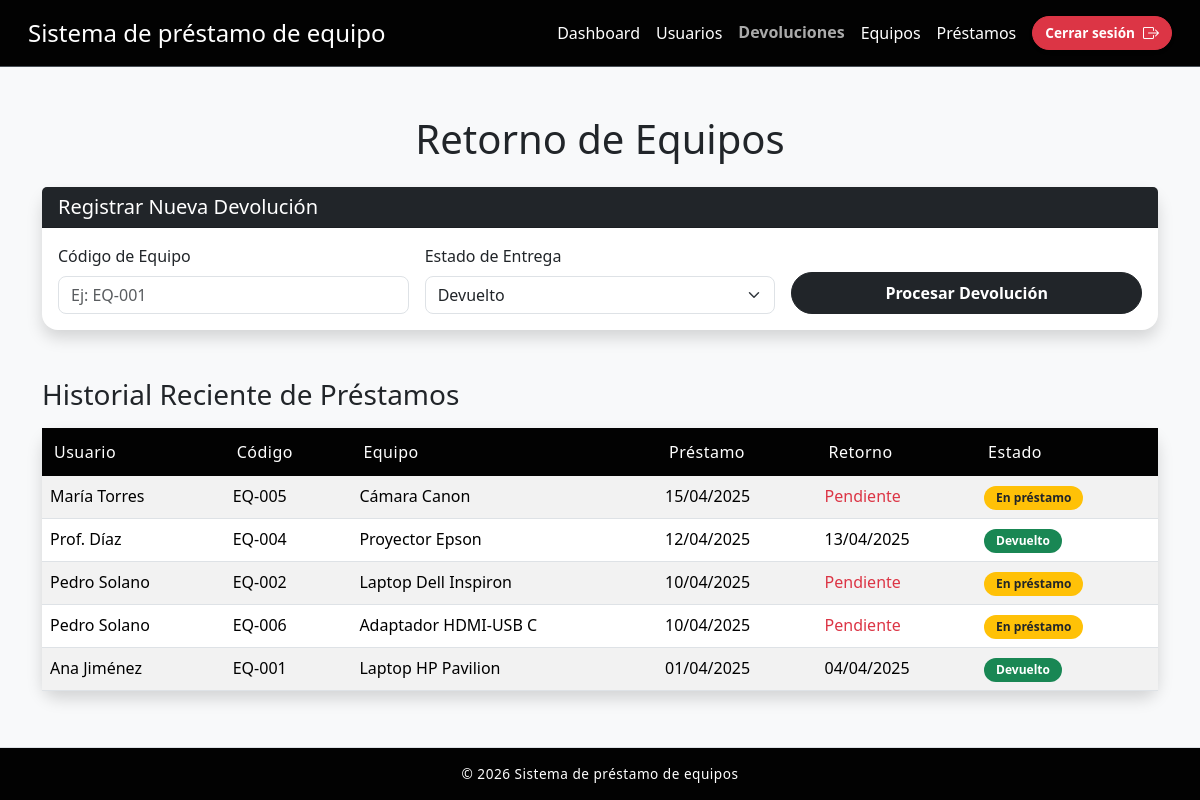
The app's page /index.php?action=devoluciones (signed in), older data.
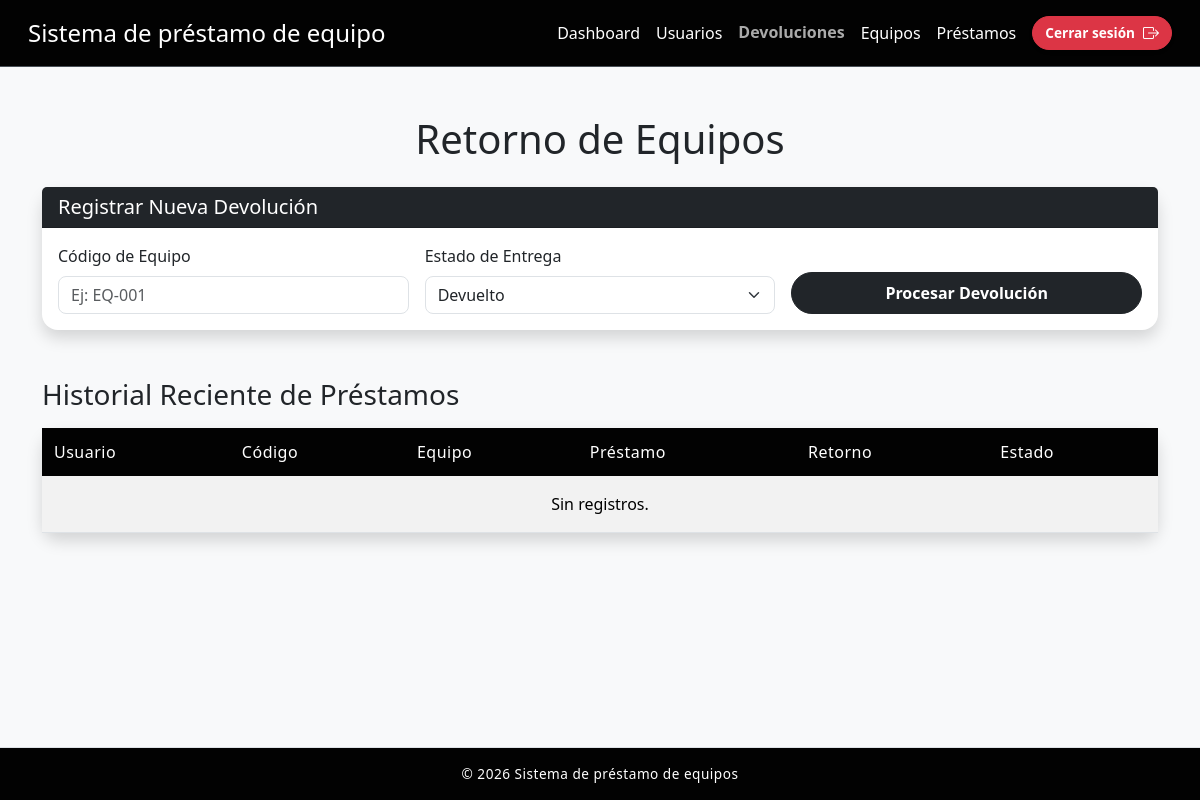
The same page, newer data.
### tables this page shows
CREATE TABLE Prestamos (
    id_prestamo     INT          NOT NULL AUTO_INCREMENT,
    id_usuario      INT          NOT NULL,
    fecha_prestamo  DATE         NOT NULL,
    fecha_devo_esti DATE         NOT NULL,
    fecha_devo_real DATE,
    estado          VARCHAR(50)  NOT NULL DEFAULT 'activo',  
    PRIMARY KEY (id_prestamo),
    CONSTRAINT fk_prestamo_usuario FOREIGN KEY (id_usuario) 
        REFERENCES Usuarios (id_usuarios)
);

CREATE TABLE Usuarios (
    id_usuarios  INT          NOT NULL AUTO_INCREMENT,
    nombre       VARCHAR(50)  NOT NULL,
    cedula       VARCHAR(20)  NOT NULL UNIQUE,
    email        VARCHAR(50)  NOT NULL UNIQUE,
    telefono     VARCHAR(50),
    tipo_usuario VARCHAR(20)  NOT NULL,  
    estado       VARCHAR(50)  NOT NULL DEFAULT 'activo',
    PRIMARY KEY (id_usuarios)
);

CREATE TABLE Equipos_Inventario (
    id_equipo         INT          NOT NULL AUTO_INCREMENT,
    codigo_inventario VARCHAR(50)  NOT NULL UNIQUE,
    nombre            VARCHAR(50)  NOT NULL,
    marca             VARCHAR(50),
    marcamodelo       VARCHAR(50),
    numero_serie      VARCHAR(50),
    id_categoria      INT          NOT NULL,
    estado            VARCHAR(50)  NOT NULL DEFAULT 'disponible',
    PRIMARY KEY (id_equipo),
    CONSTRAINT fk_equipo_categoria FOREIGN KEY (id_categoria) 
        REFERENCES Categoria (id_categoria)
);

### controllers/DevolucionController.php (called while the page is built, shortened)
<?php
require_once __DIR__ . '/../models/Equipo.php';
class DevolucionController {
    private $equipoModel;
    public function __construct() {
        $this->equipoModel = new Equipo();
    }
    public function index() {
        $historial = $this->equipoModel->obtenerHistorialReciente();
        require_once __DIR__ . '/../views/devoluciones.php';
    }
}

### config/database.php (called while the page is built, shortened)
<?php
class Database {
    private $host = "db";
    private $db   = "prestamos_db";
    private $user = "appuser";
    private $pass = "apppass";
    public function connect() {
        $conn = new mysqli($this->host, $this->user, $this->pass, $this->db);
        return $conn;
    }
}

### models/Equipo.php (called while the page is built, shortened)
<?php
require_once __DIR__ . '/../config/database.php';
class Equipo {
    private $db;
    public function __construct() {
        $database = new Database();
        $this->db = $database->connect();
    }
    public function obtenerHistorialReciente() {
        $query = "SELECT u.nombre as usuario, e.codigo_inventario, e.nombre as equipo,
                         p.fecha_prestamo, p.fecha_devo_real, p.estado
                  FROM Prestamos p
                  JOIN Usuarios u ON p.id_usuario = u.id_usuarios
                  JOIN Detalle_Prestamo dp ON p.id_prestamo = dp.id_prestamo
                  JOIN Equipos_Inventario e ON dp.id_equipo = e.id_equipo
                  ORDER BY p.id_prestamo DESC LIMIT 10";
        $resultado = $this->db->query($query);
        return $resultado->fetch_all(MYSQLI_ASSOC);
    }
}

### views/devoluciones.php (the view, shortened to what this page needs)
<!DOCTYPE html>
<html lang="es">
<head>
    <link href="https://cdn.jsdelivr.net/npm/bootstrap@5.3.2/dist/css/bootstrap.min.css" rel="stylesheet">
    <link href="https://cdn.jsdelivr.net/npm/bootstrap-icons@1.11.3/font/bootstrap-icons.css" rel="stylesheet">
    <link href="public/css/styles.css" rel="stylesheet">
</head>
<body>
<header>
    <nav class="navbar bg-dark border-bottom border-body p-3" data-bs-theme="dark">
        <div class="container-fluid d-flex justify-content-between align-items-center">
            <h1 class="h4 text-white m-0">Sistema de préstamo de equipo</h1>
            <ul class="d-flex align-items-center list-unstyled m-0 gap-3">
                <li>
                    <a href="index.php?action=dashboard" class="nav-link text-white <?php echo ($_GET['action'] == 'dashboard') ? 'active fw-bold' : ''; ?>">
                        Dashboard
                    </a>
                </li>
                <li>
                    <a href="index.php?action=usuarios" class="nav-link text-white <?php echo ($_GET['action'] == 'usuarios') ? 'active fw-bold' : ''; ?>">
                        Usuarios
                    </a>
                </li>
                <li>
                    <a href="index.php?action=devoluciones" class="nav-link text-white <?php echo ($_GET['action'] == 'devoluciones') ? 'active fw-bold' : ''; ?>">
                        Devoluciones
                    </a>
                </li>
                <li>
                    <a href="index.php?action=equipos" class="nav-link text-white <?php echo ($_GET['action'] == 'equipos') ? 'active fw-bold' : ''; ?>">
                        Equipos
                    </a>
                </li>
                <li>
                    <a href="index.php?action=prestamos" class="nav-link text-white <?php echo ($_GET['action'] == 'prestamos') ? 'active fw-bold' : ''; ?>">
                        Préstamos
                    </a>
                </li>
                <li>
                    <a href="index.php?action=logout" class="btn btn-danger btn-sm py-1 d-flex align-items-center gap-2 shadow-sm">
                        <span>Cerrar sesión</span>
                        <i class="bi bi-box-arrow-right" style="font-size: 1rem;"></i>
                    </a>
                </li>
            </ul>
        </div>
    </nav>
</header>
    <main class="container mt-5">
        <h1 class="text-center mb-4">Retorno de Equipos</h1>
        <div class="row mb-5">
            <div class="col-md-12">
                <div class="card shadow">
                    <div class="card-header bg-dark text-white"><h5 class="mb-0">Registrar Nueva Devolución</h5></div>
                    <div class="card-body">
                        <form id="formDevolucion" action="index.php?action=procesar_devolucion" method="POST" class="row g-3">
                            <div class="col-md-4"><label class="form-label">Código de Equipo</label><input type="text" name="codigo_equipo" class="form-control" placeholder="Ej: EQ-001" required></div>
                            <div class="col-md-4">
                                <label class="form-label">Estado de Entrega</label>
                                <select name="estado_entrega" class="form-select">
                                    <option value="devuelto">Devuelto</option>
                                </select>
                            </div>
                            <div class="col-md-4 d-flex align-items-end"><button type="submit" class="btn btn-dark w-100">Procesar Devolución</button></div>
                        </form>
                    </div>
                </div>
            </div>
        </div>
        <section>
            <h3 class="mb-3">Historial Reciente de Préstamos</h3>
            <div class="card shadow">
                <div class="card-body p-0">
                    <div class="table-responsive">
                        <table class="table table-striped table-hover mb-0">
                            <thead class="table-dark">
                                <tr>
                                    <th>Usuario</th>
                                    <th>Código</th>
                                    <th>Equipo</th>
                                    <th>Préstamo</th>
                                    <th>Retorno</th>
                                    <th>Estado</th>
                                </tr>
                            </thead>
                            <tbody>
                                <?php if (!empty($historial)): foreach ($historial as $h): ?>
                                <tr>
                                    <td><?= htmlspecialchars($h['usuario']) ?></td>
                                    <td><?= htmlspecialchars($h['codigo_inventario']) ?></td>
                                    <td><?= htmlspecialchars($h['equipo']) ?></td>
                                    <td><?= date('d/m/Y', strtotime($h['fecha_prestamo'])) ?></td>
                                    <td><?= $h['fecha_devo_real'] ? date('d/m/Y', strtotime($h['fecha_devo_real'])) : '<span class="text-danger">Pendiente</span>' ?></td>
                                    <td>
                                        <?php
                                            $class = 'bg-warning text-dark'; $txt = 'En préstamo';
                                            if($h['estado'] == 'devuelto'){ $class = 'bg-success'; $txt = 'Devuelto'; }
                                            elseif($h['estado'] == 'con_danos'){ $class = 'bg-danger'; $txt = 'Con daños'; }
                                        ?>
                                        <span class="badge <?= $class ?>"><?= $txt ?></span>
                                    </td>
                                </tr>
                                <?php endforeach; else: ?>
                                <tr><td colspan="6" class="text-center py-3">Sin registros.</td></tr>
                                <?php endif; ?>
                            </tbody>
                        </table>
                    </div>
                </div>
            </div>
        </section>
    </main>
    <footer class="mt-5 p-3 text-center border-top"><p>&copy; 2026 Sistema de préstamo de equipos</p></footer>
</body>
</html>

### index.php (shortened to what this page needs)
<?php
require_once __DIR__ . '/controllers/DevolucionController.php';
$devController      = new DevolucionController();
$action = $_GET['action'] ?? 'login';
switch ($action) {
    case 'devoluciones':
        $devController->index();
        break;
}

### public/css/styles.css (style rules this page uses)
html, body { height: 100%; }
body { min-height: 100vh; display: flex; flex-direction: column; margin: 0; font-family: 'Segoe UI', Arial, sans-serif; background-color: #f8f9fa; }
main { flex: 1; }
nav.navbar.bg-dark { background-color: #020202 !important; padding: 1rem; }
.navbar-brand, .nav-link { color: white !important; transition: all 0.3s ease; }
.nav-link:hover, .nav-link.active { color: #aaaaaa !important; transform: translateY(-1px); }
.navbar .btn-sm { padding: 4px 12px !important; font-size: 0.85rem !important; display: inline-flex; align-items: center; gap: 8px; }
.card { border: none; border-radius: 16px; box-shadow: 0 4px 20px rgba(0, 0, 0, 0.1); transition: transform 0.2s ease; }
.form-control, .form-select { border-radius: 8px; transition: all 0.3s ease; }
.btn-primary, .btn-secondary, .btn-success, .btn-danger, .btn-dark, .btn-outline-dark { border-radius: 30px !important; padding: 8px 20px; font-weight: 600; transition: all 0.3s ease; display: inline-flex; align-items: center; justify-content: center; }
.table thead.table-dark th { background-color: #020202; color: white; font-weight: 500; letter-spacing: 0.5px; border: none; padding: 12px; }
.table tbody tr { transition: background-color 0.2s ease; }
footer { background-color: #020202; color: white; text-align: center; padding: 15px; margin-top: auto; font-size: 0.85rem; letter-spacing: 0.5px; }
footer p { margin: 0; }
.badge { border-radius: 12px; padding: 6px 12px; }

Row changes from the older to the newer data that the page shows:
removed prestamos: id_usuario.nombre "María Torres", equipos_inventario.codigo_inventario "EQ-005", equipos_inventario.nombre "Cámara Canon", fecha_prestamo "15/04/2025", shows "Pendiente", txt "En préstamo"
removed prestamos: id_usuario.nombre "Prof. Díaz", equipos_inventario.codigo_inventario "EQ-004", equipos_inventario.nombre "Proyector Epson", fecha_prestamo "12/04/2025", fecha_devo_real "13/04/2025", estado "Devuelto"
removed prestamos: id_usuario.nombre "Pedro Solano", equipos_inventario.codigo_inventario "EQ-002", equipos_inventario.nombre "Laptop Dell Inspiron", fecha_prestamo "10/04/2025", shows "Pendiente", txt "En préstamo", equipos_inventario.codigo_inventario "EQ-006", equipos_inventario.nombre "Adaptador HDMI-USB C"
removed prestamos: id_usuario.nombre "Ana Jiménez", equipos_inventario.codigo_inventario "EQ-001", equipos_inventario.nombre "Laptop HP Pavilion", fecha_prestamo "01/04/2025", fecha_devo_real "04/04/2025", estado "Devuelto"
Text that changed along with them:
text now shown: "Sin registros."
